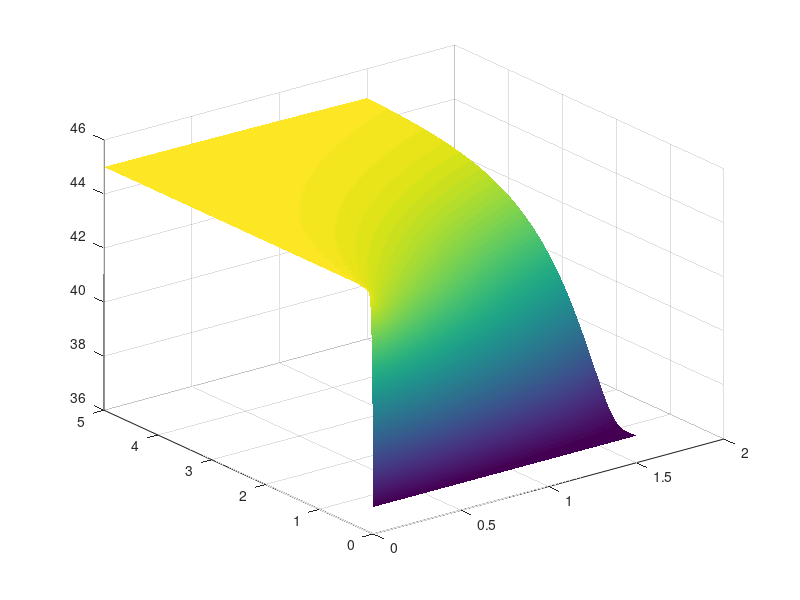

Write the MATLAB code that produced this figure.
clear
H = 0.5;
W = 1;
L = 1.5;
h_w = 3.804;
h_t = 4.692;
h_b = 1.934;
c_p = 4178;
rou = 1000;
u_inf = 20;
u_in = 45;
m = 0.5;
lambda = 0.615
a = 0.5;%热扩散系数
v = 1;%流速
dx = 0.02;
x = 0:dx:1.5;%定义x
dt=0.0001;
t = 0:dt:5;%定义t
u = zeros(length(x),length(t));
u(:,1)=37;%初始温度
f = (W*(h_t+h_b)+2*H*h_w)*(u-u_inf)/(c_p*rou*W*H);
A=(1-2*a*dt/(dx^2))*eye(length(x)) + diag(ones(1,length(x)-1)*(a*dt/(dx^2)+v*dt/(2*dx)),-1) + diag(ones(1,length(x)-1)*(a*dt/(dx^2)-v*dt/(2*dx)),1);
for n = 1:length(t)-1
    u(:,n+1)=A*u(:,n)+f(:,n)*dt;%递推关系（12）
    u(1,n+1)=1000*m*dt*(u_in-u(1,n))/(rou*W*H*dx) + u(1,n);%边界条件 流入（17）
    u(end,n+1)=2*u(end-1,n+1) - u(end-2,n+1);%边界条件 流出（18）
end
[T,X]=meshgrid(t,x);
surf(X,T,u)
shading interp